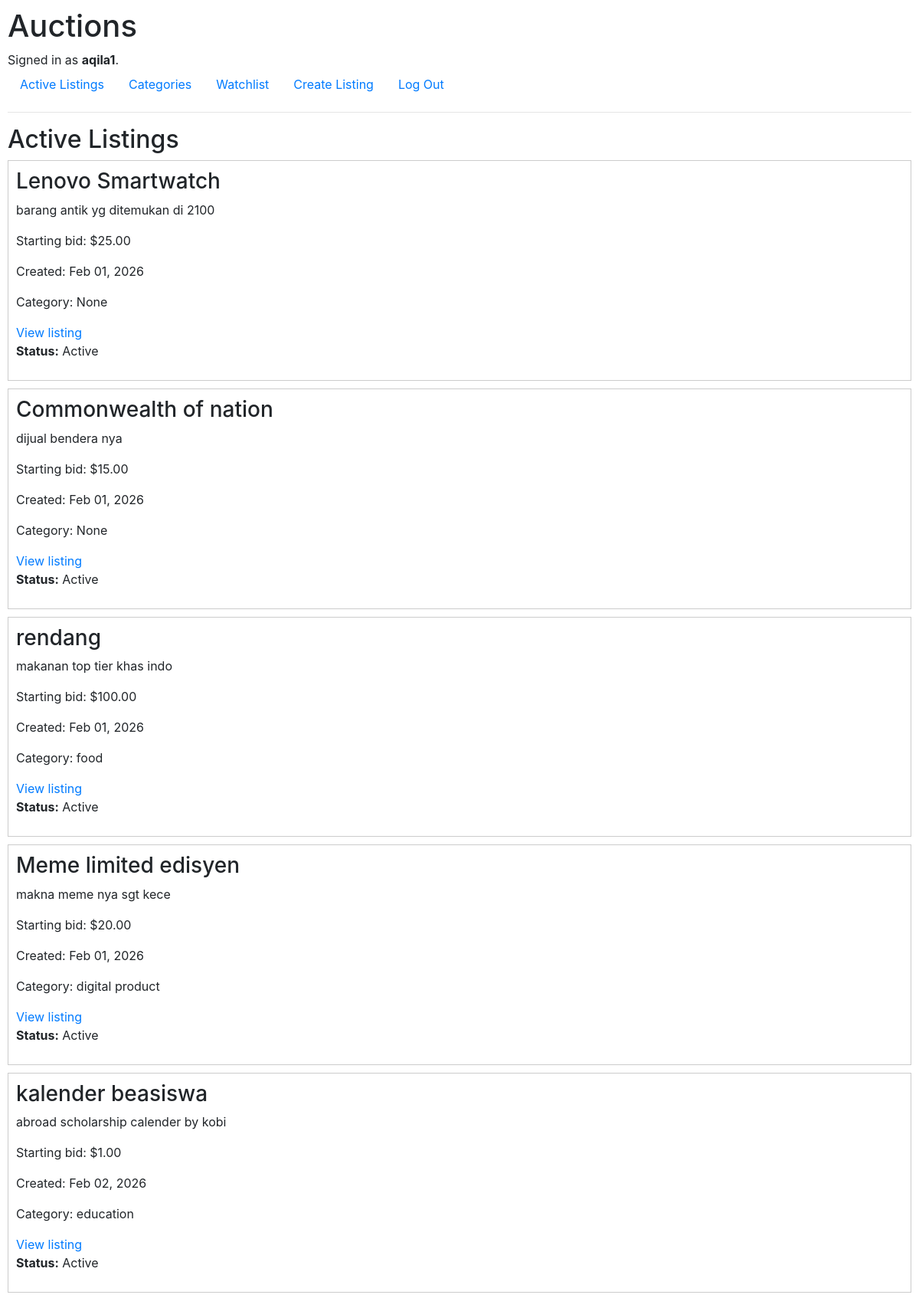
The page / (signed in) on the database its author committed.
### auctions/models.py (models this page shows, shortened)
class User(AbstractUser):
    pass

class AuctionList(models.Model):
    owner = models.ForeignKey(
        User, on_delete = models.CASCADE, related_name="listings"
    )
    title = models.CharField(max_length=120)
    description = models.TextField()
    starting_bid = models.DecimalField(
        max_digits=10, decimal_places=2
    )
    image = models.ImageField(    # or URL field
       upload_to ="images/", blank = True, null = True
    )
    category = models.ForeignKey(
        Category, on_delete=models.SET_NULL, related_name="listings",  blank = True, null = True
    )
    date_posted = models.DateTimeField(auto_now_add=True)
    is_active = models.BooleanField(default=True)
    winner = models.ForeignKey(
        User, on_delete = models.SET_NULL,  blank = True, null = True, related_name ="won_auction"
    )
    watchlist = models.ManyToManyField(
        User, blank = True, related_name = "watchlist"
    )

class Category(models.Model):
    name = models.CharField(
        max_length=64, unique=True
    )

### auctions/views.py (the view)
# urls.py: path("", views.index, name="index"),
def index(request):
    listings = AuctionList.objects.filter(is_active=True)
    return render(request, "auctions/index.html", {
        "listings": listings
    })

### auctions/templates/auctions/index.html (shortened to what this page needs)
{% extends "auctions/layout.html" %}
{% block body %}
  <h2>Active Listings</h2>
  {% if listings %}
    <div>
      {% for listing in listings %}
        <div style="border: 1px solid #ccc; padding: 10px; margin-bottom: 10px;">
          <h3>{{ listing.title }}</h3>
          <p>{{ listing.description }}</p>
          <p>
            Starting bid:
            ${{ listing.starting_bid }}
          </p>
          <p>Created: {{ listing.date_posted|date:"M d, Y" }}</p>
          {% if listing.category %}
            <p>Category: {{ listing.category.name }}</p>
          {% else %}
            <p>Category: None</p>
          {% endif %}
            <a href="{% url 'listing_detail' listing.id %}">
              View listing
            </a>
                      <p>
        <strong>Status:</strong>
        {% if listing.is_active %}
          Active
        {% else %}
          Closed
        {% endif %}
        </p>
        </div>
      {% endfor %}
    </div>
  {% else %}
    <p>No listings available.</p>
  {% endif %}
{% endblock %}

### auctions/templates/auctions/layout.html (shortened to what this page needs)
{% load static %}
<!DOCTYPE html>
<html lang="en">
    <head>
        <link rel="stylesheet" href="https://stackpath.bootstrapcdn.com/bootstrap/4.4.1/css/bootstrap.min.css">
        <link href="{% static 'auctions/styles.css' %}" rel="stylesheet">
    </head>
    <body>
        <h1>Auctions</h1>
        <div>
            {% if user.is_authenticated %}
                Signed in as <strong>{{ user.username }}</strong>.
            {% else %}
                Not signed in.
            {% endif %}
        </div>
        <ul class="nav">
            <li class="nav-item">
                <a class="nav-link" href="{% url 'index' %}">Active Listings</a>
            </li>
            <li class="nav-item">
                <a class="nav-link" href="{% url 'index' %}">Categories</a>
            </li>
            <li class="nav-item">
                <a class="nav-link" href="{% url 'index' %}">Watchlist</a>
            </li>
            <li class="nav-item">
                <a class="nav-link" href="{% url 'create_listing' %}">Create Listing</a>
            </li>
            {% if user.is_authenticated %}
                <li class="nav-item">
                    <a class="nav-link" href="{% url 'logout' %}">Log Out</a>
                </li>
            {% endif %}
        </ul>
        <hr>
        {% block body %}
        {% endblock %}
    </body>
</html>

### auctions/static/auctions/styles.css (style rules this page uses)
body { padding: 10px; }

### rows shown on the page
User: username "aqila1"
AuctionList: title "Lenovo Smartwatch", description "barang antik yg ditemukan di 2100", starting_bid "25.00", date_posted "Feb 01, 2026", shows "Category: None", is_active "Active"
AuctionList: title "Commonwealth of nation", description "dijual bendera nya", starting_bid "15.00", date_posted "Feb 01, 2026", shows "Category: None", is_active "Active"
AuctionList: title "rendang", description "makanan top tier khas indo", starting_bid "100.00", date_posted "Feb 01, 2026", category.name "food", is_active "Active"
AuctionList: title "Meme limited edisyen", description "makna meme nya sgt kece", starting_bid "20.00", date_posted "Feb 01, 2026", category.name "digital product", is_active "Active"
AuctionList: title "kalender beasiswa", description "abroad scholarship calender by kobi", starting_bid "1.00", date_posted "Feb 02, 2026", category.name "education", is_active "Active"
